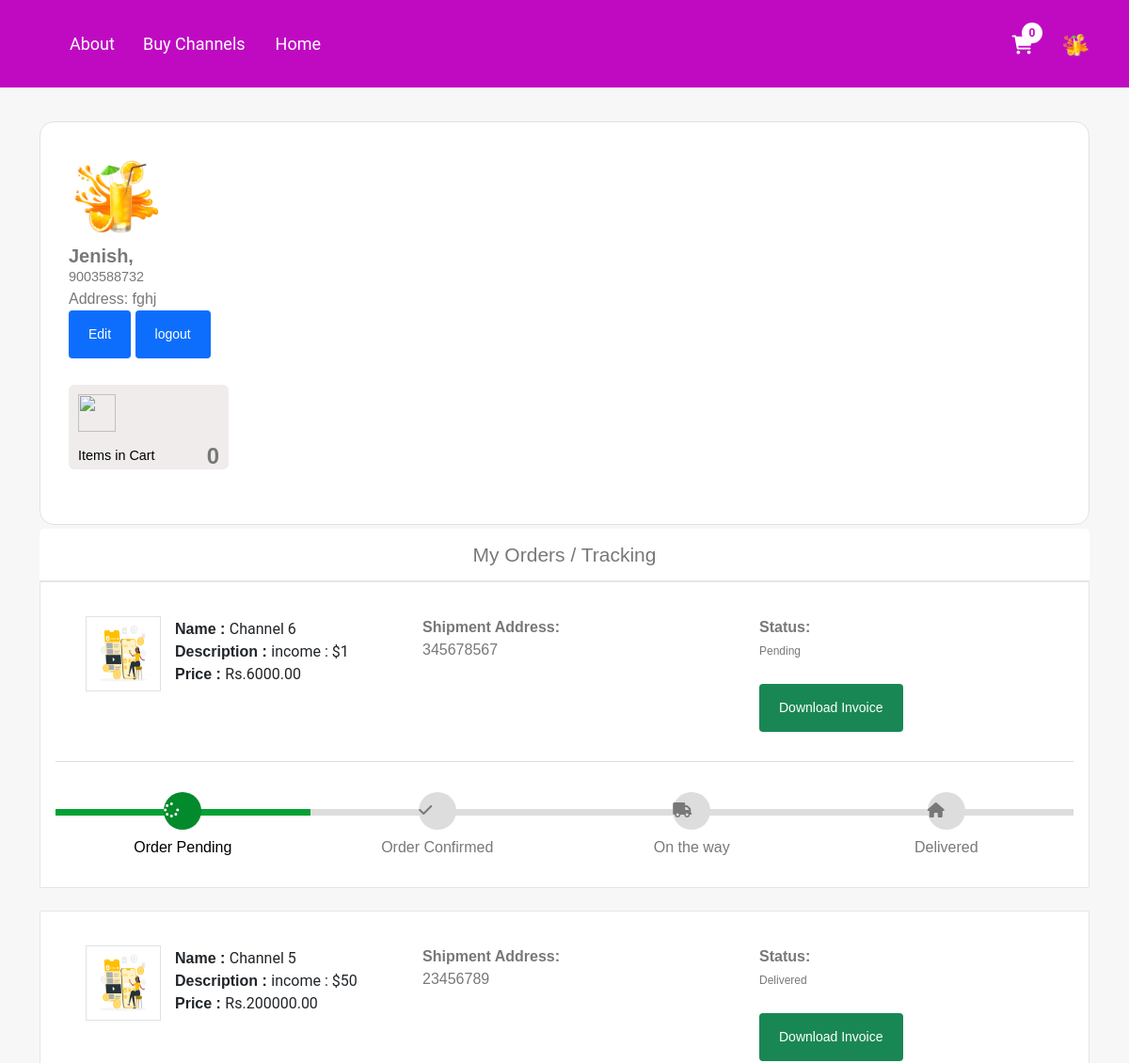
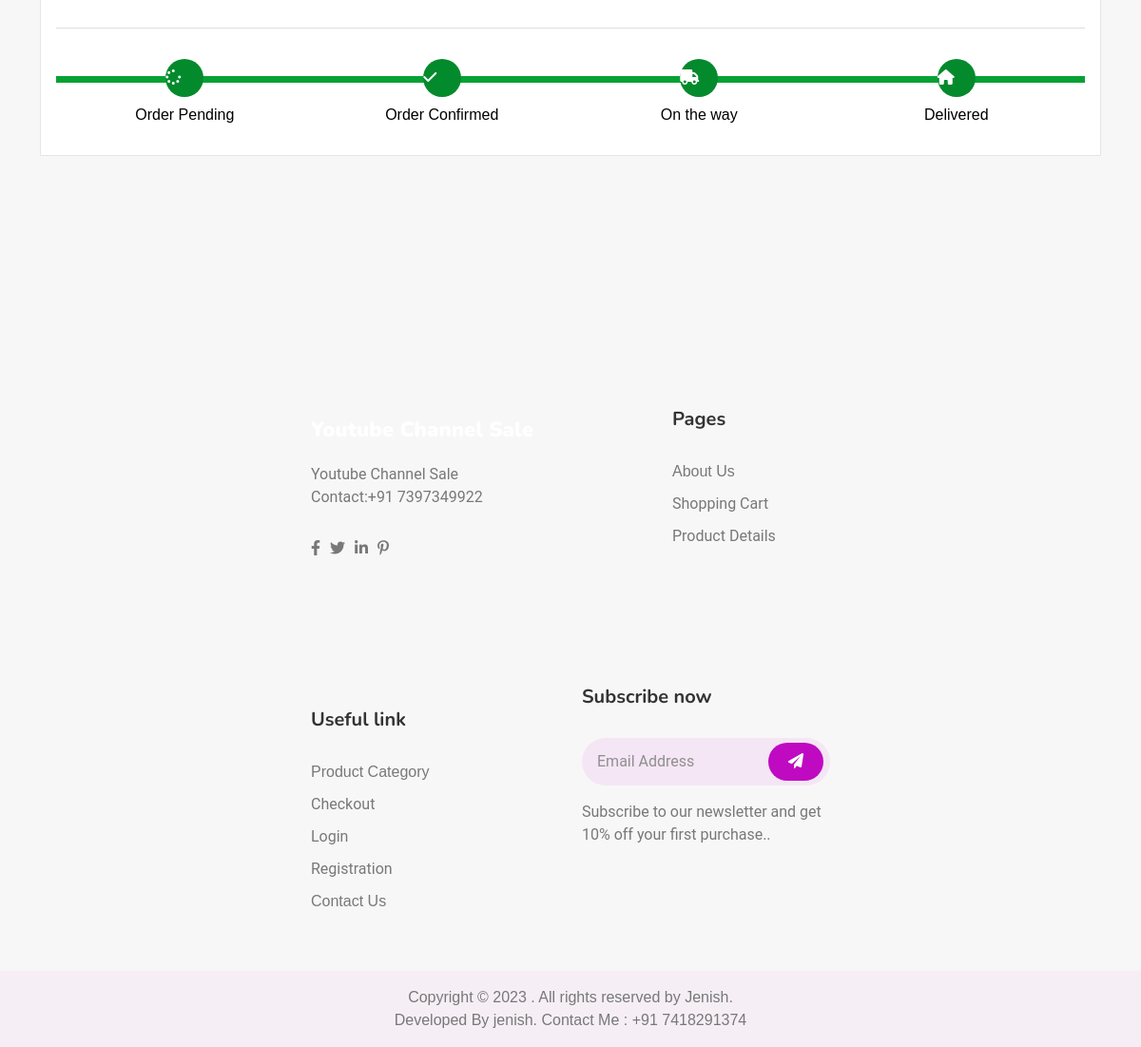
The app's page /my-order (signed in) with its own data (2 pictures, top to bottom).
### ecom/models.py (models this page shows, shortened)
class Customer(models.Model):
    user=models.OneToOneField(User,on_delete=models.CASCADE)
    profile_pic= models.ImageField(upload_to=getFileName,null=True,blank=True)
    address = models.CharField(max_length=40)
    mobile = models.CharField(max_length=20,null=False)

class Product(models.Model):
  category=models.ForeignKey(Catagory,on_delete=models.CASCADE)
  name=models.CharField(max_length=150,null=False,blank=False)
  product_image=models.ImageField(upload_to=getFileName,null=True,blank=True)
  quantity=models.IntegerField(null=False,blank=False)
  Subscriber = models.CharField(max_length=100, default='')
  Channelstatus = models.CharField(max_length=100, default='')
  Watchhour = models.CharField(max_length=100, default='')
  price = models.DecimalField(max_digits=10, decimal_places=2)
  selling_price=models.FloatField(null=False,blank=False)
  gst = models.FloatField(default=0.0)
  description=models.TextField(max_length=500,null=False,blank=False)
  status=models.BooleanField(default=False,help_text="0-show,1-Hidden")
  latest=models.BooleanField(default=False,help_text="0-default,1-Latest")
  trending=models.BooleanField(default=False,help_text="0-default,1-trending")
  created_at=models.DateTimeField(auto_now_add=True)

class Orders(models.Model):
    STATUS =(
        ('Pending','Pending'),
        ('Order Confirmed','Order Confirmed'),
        ('Out for Delivery','Out for Delivery'),
        ('Delivered','Delivered'),
    )
    customer=models.ForeignKey('Customer', on_delete=models.CASCADE,null=True)
    product=models.ForeignKey('Product',on_delete=models.CASCADE,null=True)
    email = models.CharField(max_length=50,null=True)
    address = models.CharField(max_length=500,null=True)
    mobile = models.CharField(max_length=20,null=True)
    order_date= models.DateField(auto_now_add=True,null=True)
    status=models.CharField(max_length=50,null=True,choices=STATUS)

### ecom/views.py (the view)
# urls.py: path('my-order', views.my_order_view,name='my-order'),
@login_required(login_url='customerlogin')
@user_passes_test(is_customer)
def my_order_view(request):
    customer=Customer.objects.get(user_id=request.user.id)
    if 'product_ids' in request.COOKIES:
        product_ids = request.COOKIES['product_ids']
        counter=product_ids.split('|')
        product_count_in_cart=len(set(counter))
    else:
        product_count_in_cart=0
    fav=Favourite.objects.filter(user=request.user)
    if 'fav' in request.COOKIES:
        product_ids = request.COOKIES['product_ids']
        counter=product_ids.split('|')
        product_count_in_fav=len(set(counter))
    else:
        product_count_in_fav=0
    orders=Orders.objects.all().filter(customer_id = customer)
    ordered_products=[]
    for order in orders:
        ordered_product=Product.objects.all().filter(id=order.product.id)
        ordered_products.append(ordered_product)
    return render(request,'ecom/my_order.html',{'data':zip(ordered_products,orders),'customer':customer,'product_count_in_cart':product_count_in_cart,'product_count_in_fav':product_count_in_fav})

### templates/ecom/my_order.html (shortened to what this page needs)
{% load static %}
{% include "ecom/customer_navbar.html" %}
{% block content %}
<br>
<div class="container mt-2">
    <div class="row">
        <div class="col-lg-12 my-lg-12 my-1">
            <div id="main-content" class="bg-white border">
                <img src="{{ customer.profile_pic.url }}" class="rounded-circle" style="width: 100px;"
  alt="Avatar" />
                <div class="d-flex flex-column">
                    <div class="h5">{{request.user}},</div>
                    <div>{{customer.mobile}}</div>
                    <div>Address: {{customer.address}}</div>
                </div>
                <div >
                    <a href="/edit-profile"><button class="btn btn-primary  btn-sm" ><span>Edit  </span></button></a>
                    <a href="/logout"><button class="btn btn-primary  btn-sm" ><span>logout </span></button></a>
                </div>
                <div class="d-flex my-4 flex-wrap">
                    <div class="box me-4 my-1 bg-light">
                        <img src="https://www.freepnglogos.com/uploads/shopping-cart-png/shopping-cart-campus-recreation-university-nebraska-lincoln-30.png"
                            alt="">
                        <div class="d-flex align-items-center mt-2">
                            <div class="tag">Items in Cart</div>
                            <div class="ms-auto number">{{product_count_in_cart}}</div>
                        </div>
                    </div>
                </div>
            </div>
        </div>
    </div>
</div>
<div class="container">
    <header class="card-header" style="text-align:center; font-size: 21px"> My Orders / Tracking </header>
    {% for products,order in data %}
    <article class="card">
        <div class="card-body">
            <ul class="row" style="margin-left:20px;margin-top:20px;">
                <li class="col-md-4">
                  <figure class="itemside mb-3">
                    {%for product in products%}
                      <div class="aside"><img src="{{ product.product_image.url }}" class="img-sm border"></div>
                      <figcaption class="info align-self-center">
                          <p class="title"><strong>Name : </strong>{{product.name}} <br> <strong>Description : </strong>{{product.description}} <br> <strong>Price : </strong>Rs.{{product.price}}</p>
                      </figcaption>
                  </figure>
                </li>
                <li class="col-md-4">
                    <div class="col"> <strong>Shipment Address:</strong> <br> {{order.address}}</div>
                </li>
                <li class="col-md-4">
                    <div class="col"> <strong>Status:</strong> <br>
                        {% if order.status == 'Pending'%}
                        <td> <span class="label label-info" style="font-size: 12px; border-radius: 30px;">{{order.status}}</span></td>
                        {% elif order.status == 'Delivered' %}
                        <td> <span class="label label-success" style="font-size: 12px; border-radius: 30px;">{{order.status}}</span></td>
                        {% elif order.status == 'Out for Delivery' %}
                        <td> <span class="label label-default" style="font-size: 12px; border-radius: 30px;">{{order.status}}</span></td>
                        {%else%}
                          <td> <span class="label label-primary" style="font-size: 12px; border-radius: 30px;">{{order.status}}</span></td>
                        {%endif%}
                    </div> <br>
                    <h4><a style="text-decoration:none;" href="{% url 'download-invoice' order.id product.id  %}" ><button class="btn btn-success btn-sm">Download Invoice</button></a></h4>
                </li>
                {%endfor%}
            </ul>
            <hr>
            <div class="track">
                {%if order.status == 'Pending' %}
                <div class="step active"> <span class="icon"> <i style="padding-top:3px; padding-right:25px;" class="fa fa-spinner"></i> </span> <span class="text">Order Pending</span> </div>
                <div class="step "> <span class="icon"> <i style="padding-top:3px; padding-right:25px;" class="fa fa-check"></i> </span> <span class="text"> Order Confirmed</span> </div>
                <div class="step "> <span class="icon"> <i style="padding-top:3px; padding-right:25px;" class="fa fa-truck"></i> </span> <span class="text"> On the way </span> </div>
                <div class="step "> <span class="icon"> <i style="padding-top:3px; padding-right:25px;" class="fa fa-home"></i> </span> <span class="text">Delivered</span> </div>
                {%else%}
                <div class="step active"> <span class="icon"> <i style="padding-top:3px; padding-right:25px;" class="fa fa-spinner"></i> </span> <span class="text">Order Pending</span> </div>
                <div class="step active"> <span class="icon"> <i style="padding-top:3px; padding-right:25px;" class="fa fa-check"></i> </span> <span class="text"> Order Confirmed</span> </div>
                <div class="step active"> <span class="icon"> <i style="padding-top:3px; padding-right:25px;" class="fa fa-truck"></i> </span> <span class="text"> On the way </span> </div>
                <div class="step active"> <span class="icon"> <i style="padding-top:3px; padding-right:25px;" class="fa fa-home"></i> </span> <span class="text">Delivered</span> </div>
                {%endif%}
            </div>
        </div>
    </article><br>
    {%endfor%}
</div>
<br><br><br><br><br>
{% endblock content %}
{% include "ecom/footer.html" %}

### templates/ecom/customer_navbar.html (shortened to what this page needs)
<!DOCTYPE html>
<html lang="en">
<head>
    {% load static %}
    <link rel="stylesheet" href="{% static 'assets/css/bootstrap.min.css' %}">
    <link rel="stylesheet" href="{% static 'assets/css/fontawesome-all.min.css' %}">
    <link rel="stylesheet" href="{% static 'assets/css/slick.css' %}">
    <link rel="stylesheet" href="{% static 'assets/css/line-awesome.min.css' %}">
    <link rel="stylesheet" href="{% static 'assets/css/jquery.classycountdown.min.css' %}">
    <link rel="stylesheet" href="{% static 'assets/css/jquery-ui.css' %}">
    <link rel="stylesheet" href="{% static 'assets/css/magnific-popup.css' %}">
    <link rel="stylesheet" href="{% static 'assets/css/main.css' %}">
</head>
<body>
<header class="header" id="header">
  <div class="container">
      <nav class="navbar navbar-expand-lg navbar-light">
          <div class="collapse navbar-collapse" id="navbarSupportedContent">
              <ul class="navbar-nav nav-menu me-auto">
                <li class="nav-item ">
                    <a class="nav-link" href="/" role="button" data-bs-toggle="dropdown" aria-expanded="false">  </a>
                  </li>
                  <li class="nav-item">
                      <a class="nav-link" aria-current="page" href="aboutus">About</a>
                  </li>
                  <li class="nav-item ">
                    <a class="nav-link" href="collections" role="button"  aria-expanded="false">Buy Channels</a>
                    </li>
                  <li class="nav-item">
                    <a class="nav-link" href="/">Home</a>
                </li>
                  <li class=" nav-item">
                  </li>
              </ul>
          </div>
          <div class="header-info">
            <div class="header-info__cart">
                   <a href="{% url 'cart'%}" class="header-info__link"><i class="fas fa-shopping-cart"></i></a>
                   <span class="header-info__cart-quantity">{{product_count_in_cart}}</span>
            </div>
            {% if customer.profile_pic %}
            <div class="header-info__user">
                <a href="/my-order">
                <img src="{{ customer.profile_pic.url }}" class="rounded-circle" style="width: 30px;margin-left:10px;"
                alt="" /></a>
             </div>
            {% else %}
            <div class="header-info__user">
                <a href="{% url 'customerlogin' %}" class="header-info__link"><i class="far fa-user"></i></a>
             </div>
             {% endif %}
         </div>
      </nav>
  </div>
</header>

### templates/ecom/footer.html (shortened to what this page needs)
{%load static %}
<footer class="footer-area section-bg-light bg-img">
  <div class="pb-60 pt-120">
      <div class="container">
          <div class="row justify-content-center gy-5">
              <div class="col-xl-3 col-sm-6">
                  <div class="footer-item">
                      <div class="footer-item__logo">
                        <h4 style="font-weight: 900;color:white;padding-top: 10px;">Youtube Channel Sale</h4></span>
                      </div>
                      <p class="footer-item__desc"> Youtube Channel Sale  <br>Contact:+91 7397349922 </p>
                      <ul class="social-list">
                          <li class="social-list__item"class="social-list__link"><i class="fab fa-facebook-f"></i> </li>
                          <li class="social-list__item"class="social-list__link"> <i class="fab fa-twitter"></i></li>
                          <li class="social-list__item" class="social-list__link"> <i class="fab fa-linkedin-in"></i></li>
                          <li class="social-list__item"class="social-list__link"> <i class="fab fa-pinterest-p"></i></li>
                      </ul>
                  </div>
              </div>
              <div class="col-xl-1 d-xl-block d-none"></div>
              <div class="col-xl-2 col-sm-6">
                  <div class="footer-item">
                      <h5 class="footer-item__title"> Pages </h5>
                      <ul class="footer-menu">
                          <li class="footer-menu__item" class="footer-menu__link"> About Us</li>
                          <li class="footer-menu__item"><a href="cart" class="footer-menu__link">Shopping Cart </a></li>
                          <li class="footer-menu__item"><a  class="footer-menu__link"> Product Details</li>
                      </ul>
                  </div>
              </div>
              <div class="col-xl-2 col-sm-6">
                  <div class="footer-item">
                      <h5 class="footer-item__title"> Useful link </h5>
                      <ul class="footer-menu">
                          <li class="footer-menu__item" class="footer-menu__link"> Product Category </li>
                          <li class="footer-menu__item"><a  class="footer-menu__link">Checkout</li>
                          <li class="footer-menu__item"><a href="customerlogin" class="footer-menu__link">Login </a></li>
                          <li class="footer-menu__item"><a href="customersignup" class="footer-menu__link"> Registration </a></li>
                          <li class="footer-menu__item"class="footer-menu__link"> Contact Us </li>
                      </ul>
                  </div>
              </div>
              <div class="col-xl-1 d-xl-block d-none"></div>
              <div class="col-xl-3 col-sm-6">
                  <div class="footer-item">
                      <h5 class="footer-item__title">Subscribe now</h5>
                      <div class="subscriber-form mb-3">
                          <input type="text" class=" form--control style-two" placeholder="Email Address" aria-label="Recipient's username" >
                          <button class="btn btn--base subscribe-button"><i class="fas fa-paper-plane"></i></button>
                        </div>
                        <p>Subscribe to our newsletter and get 10% off your first purchase..</p>
                  </div>
              </div>
          </div>
      </div>
  </div>
  <div class="bottom-footer section-bg py-3">
      <div class="container">
          <div class="row">
              <div class="col-lg-12">
                  <div class="bottom-footer__text">  Copyright &copy; 2023 . All rights reserved by Jenish.</div>
                  <div class="bottom-footer__text">   Developed By jenish. Contact Me : +91 7418291374</div>
              </div>
          </div>
      </div>
  </div>
</footer>

### records on screen
Customer: profile_pic (picture), mobile "9003588732", address "fghj"
Orders: address "345678567", status "Pending", shows "Order Pending"
Product: product_image (picture), name "Channel 6", description "income : $1", price "6000.00"
Orders: address "23456789", status "Delivered", shows "Order Pending"
Product: product_image (picture), name "Channel 5", description "income : $50", price "200000.00"

### other values on screen
{{ product_count_in_cart }} "0"
{{ request.user }} "Jenish"
